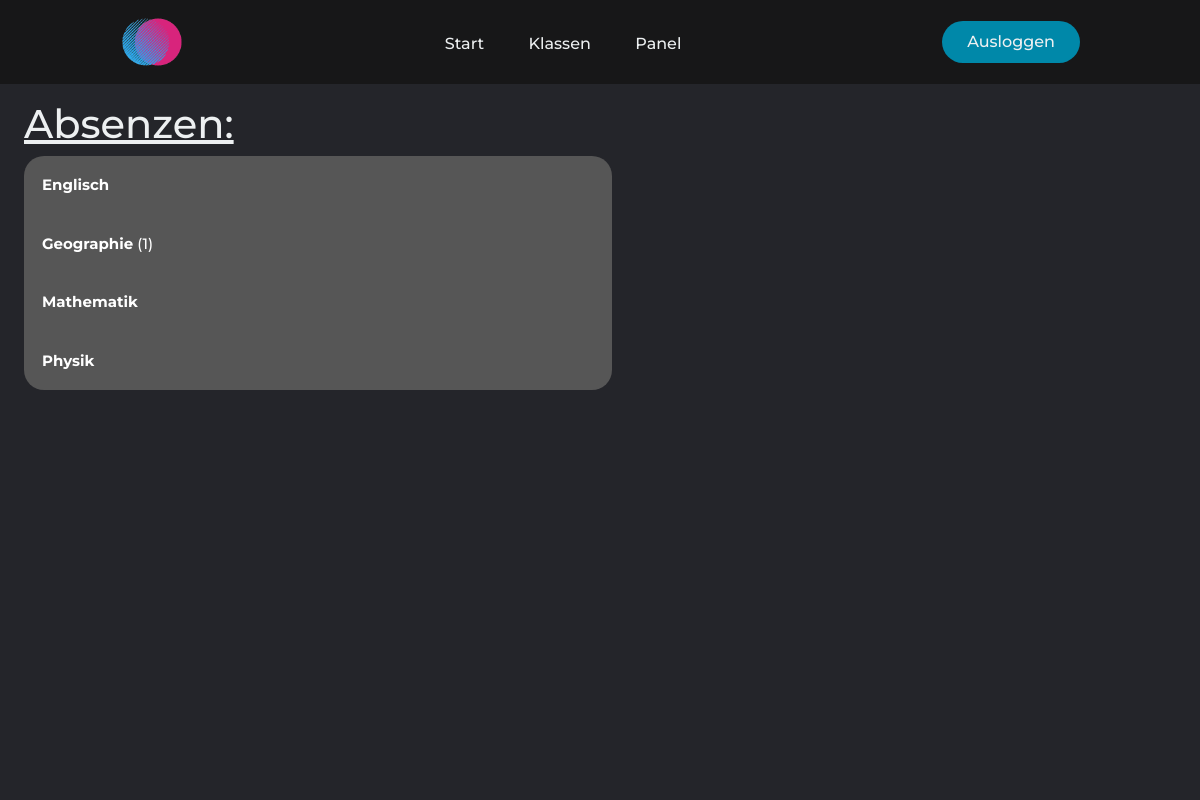
Page /absenzen (signed in) on the committed database.
### mainApp/models.py (models this page shows, shortened)
class Subject(models.Model):
    teacher = models.ForeignKey(Person, on_delete=models.CASCADE, blank=True, null=True)
    name = models.CharField(max_length=20)

### mainApp/views.py (the view)
# urls.py: path('absenzen', views.absenzen, name='absenzen'),
def absenzen(request):
    if request.user.is_authenticated:  # if user is logged in
        absenzen_local = Absenzen.get_absenzen(student=request.user.id)
        absenzen_sum_local = Absenzen.get_sum(absenzen_dict=absenzen_local)
        return render(request, 'absenzen.html', {'absenzen_dict': absenzen_local, 'absenzen_sum_dict': absenzen_sum_local})
    else:  # else redirect to login page
        return redirect('loginForm:login')

### mainApp/models.py (called while the page is built)
    def is_teacher(self):
        return self.groups.filter(name='Teacher').exists()

    @staticmethod
    def get_sum(absenzen_dict):
        absenzen_sum_dict = {}
        for subject, absenz in absenzen_dict.items():
            absenzen_sum = 0
            for absenz_list in absenz:
                if absenz_list['Entschuldigt'] == 'Nein' and not absenz_list['Abgelaufen']:  # alle unentschuldigten nicht abgelaufenen
                    absenzen_sum += 1
            absenzen_sum_dict[subject] = absenzen_sum
        return absenzen_sum_dict

### mainApp/templatetags/main_extra.py (called while the page is built)
@register.filter
def get_item(dictionary, key):
    return dictionary.get(key)

@register.filter
def get_class_button(local_dict, item):
    local_list = list(local_dict)
    if len(local_list) == 1:
        return 'collapsible bottom-collapsible top-collapsible'
    elif local_list.index(item) == 0:
        return 'collapsible top-collapsible'
    elif local_list.index(item) == len(local_list) - 1:
        return 'collapsible bottom-collapsible'
    return 'collapsible'

### mainApp/templates/absenzen.html (shortened to what this page needs)
{% extends 'layout.html' %}
{% load main_extra %}
{% block body %}
    <main>
        <div class="personal-info">
            <h1>
                <u>Absenzen:</u>
            </h1>
            {% if absenzen_dict %}
                {% for subject, absenzen in absenzen_dict.items  %}
                    <button class="{{ absenzen_dict.keys|get_class_button:subject }}" type="button" onclick="collapse_show_button(this)">
                        <strong>{{ subject }}</strong> {% if absenzen_sum_dict|get_item:subject > 0 %}({{ absenzen_sum_dict|get_item:subject }}){% endif %}
                    </button>
                {% endfor %}
                {% else %}
                <p>Noch keine Fächer eingetragen!</p>
            {% endif %}
        </div>
    </main>
{% endblock %}

### static/css/styles.css (style rules this page uses)
* { --main-bg-color: #24252A; --nav-bg-color: #171718; --button-roundness: 20px; box-sizing: border-box; margin: 0; padding: 0; }
li, a, button { font-family: "Montserrat", sans-serif; font-weight: 500; font-size: 16px; color: #edf0f1; text-decoration: none; }
h1, h2 { font-family: "Montserrat", sans-serif; font-weight: 500; color: #edf0f1; text-decoration: none; }
main { background-color: var(--main-bg-color); min-width: 100%; min-height: 100%; max-width: 100%; }
body { height: calc(100vh - 84px); width: 100vw; }
.personal-info { padding-top: 2vh; padding-bottom: 10px; margin-left: 2vw; color: #edf0f1; }
.collapsible { transition: all 0.1s linear; background-color: #565656; color: white; cursor: pointer; padding: 18px; width: 50%; border: none; text-align: left; outline: none; font-size: 15px; }
.collapsible.top-collapsible { border-top-left-radius: var(--button-roundness); border-top-right-radius: var(--button-roundness); }
.collapsible.bottom-collapsible { border-bottom-left-radius: var(--button-roundness); border-bottom-right-radius: var(--button-roundness); }

### rows in the picture
Subject: absenzen_dict "Englisch"
Subject: absenzen_dict "Geographie", absenzen_dict "1"
Subject: absenzen_dict "Mathematik"
Subject: absenzen_dict "Physik"
